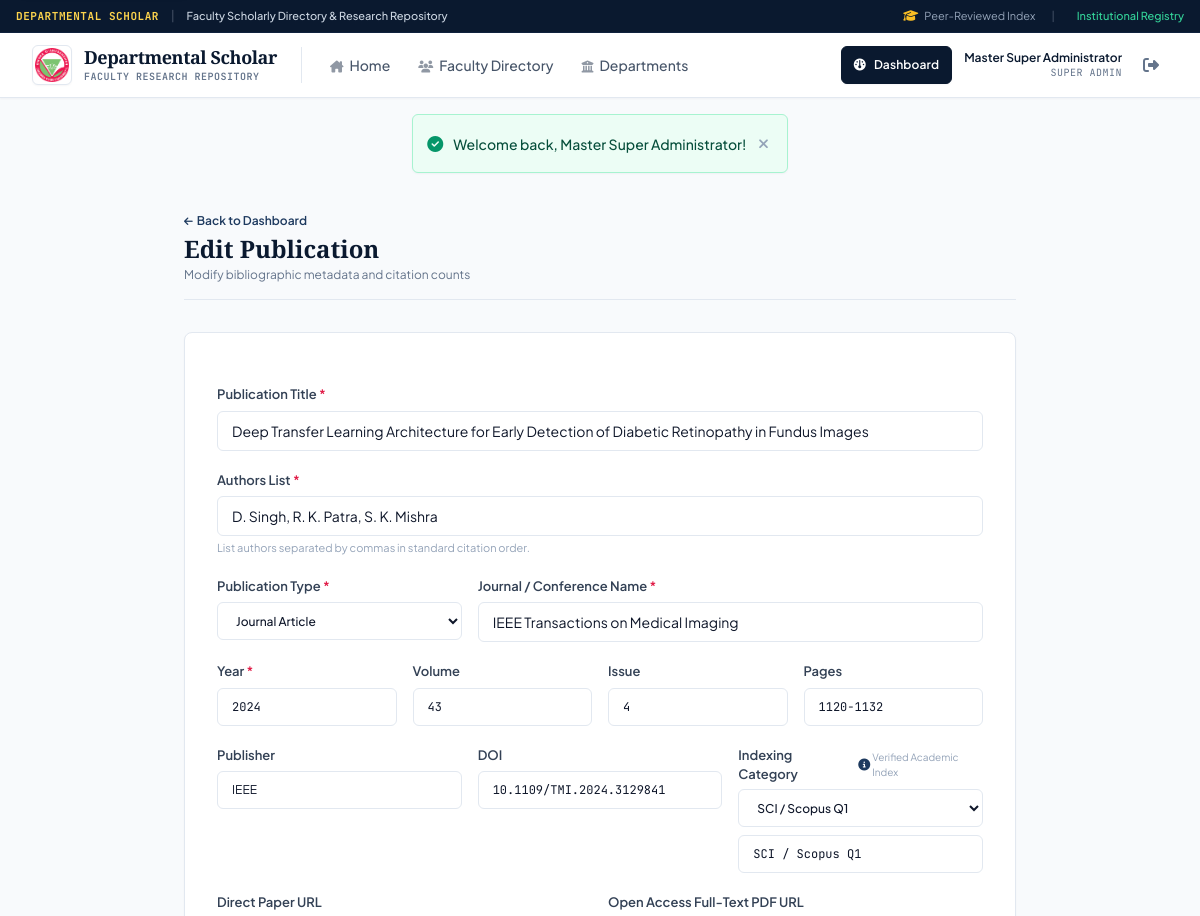
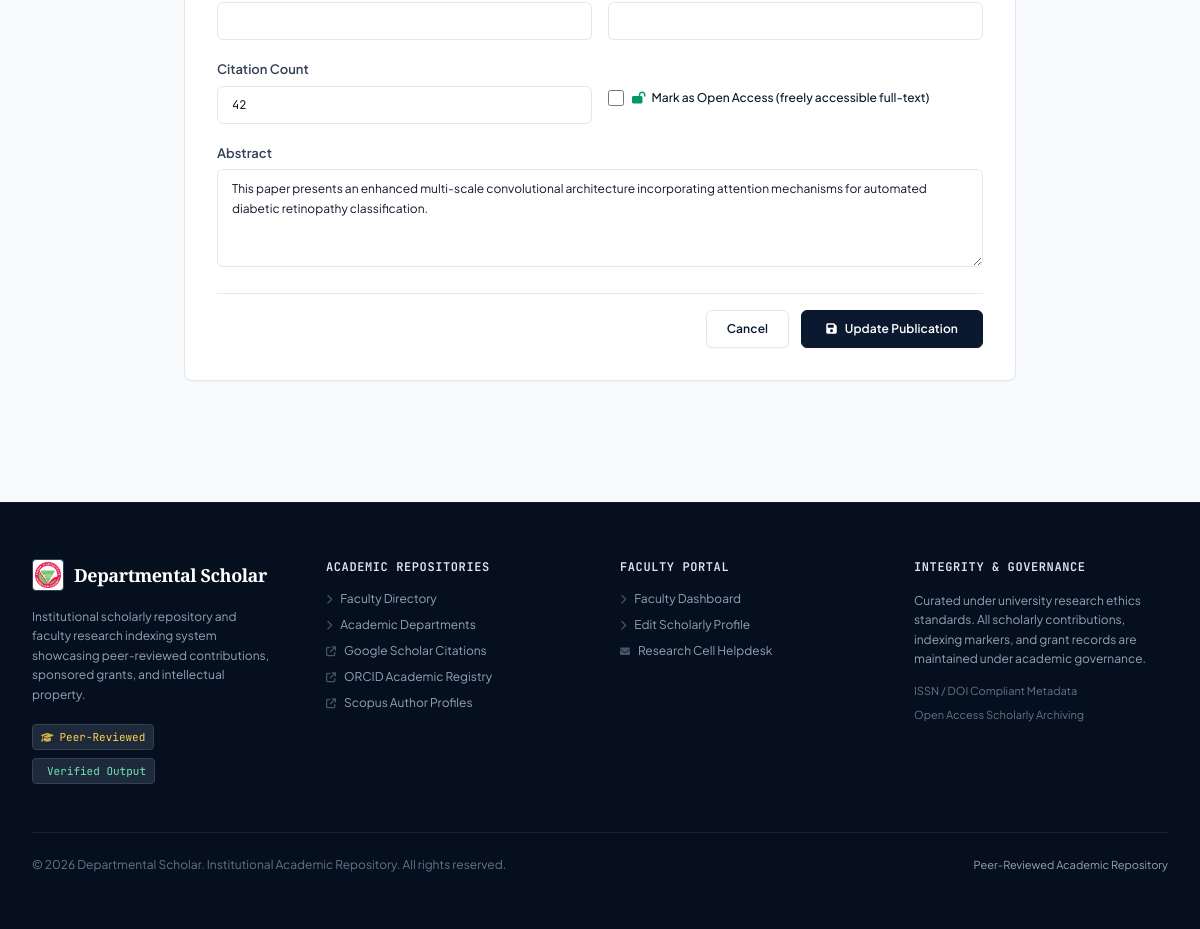
Page /dashboard/edit_publication.php?id=1 (signed in) on the committed database (2 pictures, top to bottom).
### tables this page shows
CREATE TABLE `users` (
  `id` int(11) NOT NULL AUTO_INCREMENT,
  `email` varchar(191) NOT NULL,
  `password_hash` varchar(255) NOT NULL,
  `full_name` varchar(191) NOT NULL,
  `role` enum('super_admin','admin','faculty') NOT NULL DEFAULT 'faculty',
  `status` enum('active','inactive','pending') NOT NULL DEFAULT 'active',
  `created_at` timestamp NOT NULL DEFAULT current_timestamp(),
  `updated_at` timestamp NOT NULL DEFAULT current_timestamp() ON UPDATE current_timestamp(),
  PRIMARY KEY (`id`),
  UNIQUE KEY `email` (`email`),
  KEY `idx_role_status` (`role`,`status`)
);

CREATE TABLE `publications` (
  `id` int(11) NOT NULL AUTO_INCREMENT,
  `faculty_profile_id` int(11) NOT NULL,
  `title` text NOT NULL,
  `authors` text NOT NULL,
  `publication_type` enum('journal','conference','book_chapter','book','patent_publication') DEFAULT 'journal',
  `journal_conference_name` varchar(255) NOT NULL,
  `publication_year` int(11) NOT NULL,
  `volume` varchar(50) DEFAULT NULL,
  `issue` varchar(50) DEFAULT NULL,
  `pages` varchar(50) DEFAULT NULL,
  `publisher` varchar(150) DEFAULT NULL,
  `doi` varchar(150) DEFAULT NULL,
  `url` varchar(255) DEFAULT NULL,
  `pdf_url` varchar(255) DEFAULT NULL,
  `is_open_access` tinyint(1) DEFAULT 0,
  `abstract` text DEFAULT NULL,
  `indexing` varchar(100) DEFAULT NULL,
  `citation_count` int(11) DEFAULT 0,
  `created_by_user_id` int(11) DEFAULT NULL,
  `created_at` timestamp NOT NULL DEFAULT current_timestamp(),
  `updated_at` timestamp NOT NULL DEFAULT current_timestamp() ON UPDATE current_timestamp(),
  PRIMARY KEY (`id`),
  KEY `idx_pub_profile` (`faculty_profile_id`),
  KEY `idx_pub_year` (`publication_year`),
  KEY `idx_pub_type` (`publication_type`),
  KEY `fk_pub_creator` (`created_by_user_id`),
  CONSTRAINT `fk_pub_creator` FOREIGN KEY (`created_by_user_id`) REFERENCES `users` (`id`) ON DELETE SET NULL,
  CONSTRAINT `fk_pub_profile` FOREIGN KEY (`faculty_profile_id`) REFERENCES `faculty_profiles` (`id`) ON DELETE CASCADE
);

### dashboard/edit_publication.php (the view, shortened to what the rows shown need)
<?php
require_once __DIR__ . '/../includes/helpers.php';
require_once __DIR__ . '/../includes/auth.php';
require_login();
$pubId = isset($_GET['id']) ? (int)$_GET['id'] : 0;
$db = Database::getConnection();
$stmt = $db->prepare("SELECT * FROM publications WHERE id = ?");
$stmt->execute([$pubId]);
$pub = $stmt->fetch(PDO::FETCH_ASSOC);
require_once __DIR__ . '/../includes/header.php';
?>
<div class="max-w-4xl mx-auto px-4 sm:px-6 lg:px-8 py-10">
    <div class="mb-8 pb-4 border-b border-scholar-border">
        <h1 class="font-serif text-2xl font-bold text-oxford-navy">Edit Publication</h1>
    </div>
    <form action="<?= url('dashboard/edit_publication.php?id=' . $pubId) ?>" method="POST" class="academic-card p-6 sm:p-8 space-y-5 shadow-xs">
        <div>
            <label class="academic-label">Publication Title <span class="text-rose-600">*</span></label>
            <input type="text" name="title" required value="<?= e($pub['title']) ?>"
                class="academic-input text-xs sm:text-sm">
        </div>
        <div>
            <label class="academic-label">Authors List <span class="text-rose-600">*</span></label>
            <input type="text" name="authors" required value="<?= e($pub['authors']) ?>"
                class="academic-input text-xs sm:text-sm">
            <span class="text-[11px] text-slate-400 mt-1 block font-sans">List authors separated by commas in standard citation order.</span>
        </div>
        <div class="grid grid-cols-1 sm:grid-cols-3 gap-4">
            <div>
                <label class="academic-label">Publication Type <span class="text-rose-600">*</span></label>
                <select name="publication_type" class="academic-input text-xs font-medium">
                    <option value="journal" <?= $pub['publication_type'] === 'journal' ? 'selected' : '' ?>>Journal Article</option>
                </select>
            </div>
            <div class="sm:col-span-2">
                <label class="academic-label">Journal / Conference Name <span class="text-rose-600">*</span></label>
                <input type="text" name="journal_conference_name" required value="<?= e($pub['journal_conference_name']) ?>"
                    class="academic-input text-xs sm:text-sm">
            </div>
        </div>
        <div class="grid grid-cols-2 sm:grid-cols-4 gap-4">
            <div>
                <label class="academic-label">Year <span class="text-rose-600">*</span></label>
                <input type="number" name="publication_year" required min="1970" max="2035" value="<?= e($pub['publication_year']) ?>"
                    class="academic-input text-xs font-mono">
            </div>
            <div>
                <label class="academic-label">Volume</label>
                <input type="text" name="volume" value="<?= e($pub['volume'] ?? '') ?>"
                    class="academic-input text-xs font-mono">
            </div>
            <div>
                <label class="academic-label">Issue</label>
                <input type="text" name="issue" value="<?= e($pub['issue'] ?? '') ?>"
                    class="academic-input text-xs font-mono">
            </div>
            <div>
                <label class="academic-label">Pages</label>
                <input type="text" name="pages" value="<?= e($pub['pages'] ?? '') ?>"
                    class="academic-input text-xs font-mono">
            </div>
        </div>
        <div class="grid grid-cols-1 sm:grid-cols-3 gap-4">
            <div>
                <label class="academic-label">Publisher</label>
                <input type="text" name="publisher" value="<?= e($pub['publisher'] ?? '') ?>"
                    class="academic-input text-xs">
            </div>
            <div>
                <label class="academic-label">DOI</label>
                <input type="text" name="doi" value="<?= e($pub['doi'] ?? '') ?>"
                    class="academic-input text-xs font-mono">
            </div>
            <div class="relative">
                <div class="flex items-center justify-between mb-1">
                    <div class="flex items-center gap-1.5">
                    </div>
                    <span class="text-[10px] text-slate-400 font-normal font-sans">Verified Academic Index</span>
                </div>
                <?php
                $curIdxVal = trim($_POST['indexing'] ?? $pub['indexing'] ?? '');
                $isMatchedIdx = false;
                ?>
                <select name="indexing" id="indexingSelect" class="academic-input text-xs font-medium" onchange="toggleCustomIndexing(this)">
                    <?php if (!empty($curIdxVal) && !$isMatchedIdx): ?>
                        <optgroup label="Custom / Existing Index">
                            <option value="<?= e($curIdxVal) ?>" selected><?= e($curIdxVal) ?></option>
                        </optgroup>
                    <?php endif; ?>
                </select>
                <div id="customIndexingBox" class="<?= (!empty($curIdxVal) && !$isMatchedIdx) ? '' : 'hidden' ?> mt-2">
                    <input type="text" id="customIndexingInput" name="custom_indexing" value="<?= (!empty($curIdxVal) && !$isMatchedIdx) ? e($curIdxVal) : '' ?>" placeholder="Type genuine indexing category..." class="academic-input text-xs font-mono">
                </div>
            </div>
        </div>
        <div class="grid grid-cols-1 sm:grid-cols-2 gap-4 items-center">
            <div>
                <label class="academic-label">Citation Count</label>
                <input type="number" name="citation_count" min="0" value="<?= (int)$pub['citation_count'] ?>"
                    class="academic-input text-xs font-mono">
            </div>
            <div class="pt-3 sm:pt-4">
                <label class="inline-flex items-center gap-2 cursor-pointer text-xs font-medium text-oxford-navy select-none">
                    <input type="checkbox" name="is_open_access" value="1" <?= !empty($pub['is_open_access']) ? 'checked' : '' ?>
                        class="rounded border-scholar-border text-oxford-slate focus:ring-oxford-slate w-4 h-4">
                    <span><i class="fa-solid fa-lock-open text-emerald-600 mr-1"></i> Mark as Open Access (freely accessible full-text)</span>
                </label>
            </div>
        </div>
        <div>
            <label class="academic-label">Abstract</label>
            <textarea name="abstract" rows="4"
                class="academic-input text-xs leading-relaxed"><?= e($pub['abstract'] ?? '') ?></textarea>
        </div>
    </form>
</div>
<?php require_once __DIR__ . '/../includes/footer.php'; ?>

### includes/header.php (shortened to what the rows shown need)
<?php
require_once __DIR__ . '/helpers.php';
require_once __DIR__ . '/auth.php';
?>
<!DOCTYPE html>
<html lang="en" class="h-full bg-slate-50">
<head>
    <script src="https://cdn.tailwindcss.com"></script>
    <link rel="stylesheet" href="https://cdnjs.cloudflare.com/ajax/libs/font-awesome/6.4.0/css/all.min.css">
    <link rel="stylesheet" href="<?= url('assets/css/scholar.css') ?>">
</head>
<body class="flex flex-col min-h-full font-sans text-scholar-text bg-scholar-bg antialiased selection:bg-slate-200 selection:text-oxford-navy">
    <header class="bg-white border-b border-scholar-border sticky top-0 z-40 shadow-xs">
        <div class="max-w-7xl mx-auto px-4 sm:px-6 lg:px-8">
            <div class="flex justify-between h-16 items-center">
                <div class="flex items-center gap-3">
                    <?php if (is_logged_in()): ?>
                        <?php
                            $u = current_user();
                            $dashboardUrl = 'dashboard/index.php';
                            if ($u['role'] === 'super_admin') {
                                $dashboardUrl = 'admin/index.php';
                            } elseif ($u['role'] === 'admin') {
                                $dashboardUrl = 'assistant/index.php';
                            }
                        ?>
                        <div class="flex items-center gap-3">
                            <a href="<?= url($dashboardUrl) ?>" class="btn-academic-primary text-xs !py-1.5 !px-3 shadow-xs">
                                <i class="fa-solid fa-gauge text-xs"></i>
                                <span>Dashboard</span>
                            </a>
                            <div class="hidden lg:flex flex-col text-right">
                                <span class="text-xs font-semibold text-oxford-navy leading-tight"><?= e($u['full_name']) ?></span>
                                <span class="text-[10px] text-slate-500 uppercase tracking-wider font-mono">
                                    <?= e(str_replace('_', ' ', $u['role'])) ?>
                                </span>
                            </div>
                            <a href="<?= url('logout.php') ?>" title="Sign Out" class="p-2 text-slate-500 hover:text-rose-700 hover:bg-rose-50 rounded-[6px] transition border border-transparent hover:border-rose-200" aria-label="Sign Out">
                                <i class="fa-solid fa-right-from-bracket"></i>
                            </a>
                        </div>
                    <?php endif; ?>
                </div>
            </div>
        </div>
    </header>
    <main id="main-content" class="flex-grow">

### rows in the picture
users: full_name "Master Super Administrator", role "SUPER ADMIN"
publications: title "Deep Transfer Learning Architecture for Early Detection of Diabetic Retinopathy in Fundus Images", authors "D. Singh, R. K. Patra, S. K. Mishra", publication_type "Journal Article", journal_conference_name "IEEE Transactions on Medical Imaging", publication_year "2024", volume "43", issue "4", pages "1120-1132", publisher "IEEE", doi "10.1109/TMI.2024.3129841", indexing "SCI / Scopus Q1", custom_indexing "SCI / Scopus Q1", citation_count "42", abstract "This paper presents an enhanced multi-scale convolutional architecture incorporating attention mechanisms for automated diabetic retinopathy classification."

### other values in the picture
$flash['message'] "Welcome back, Master Super Administrator!"
